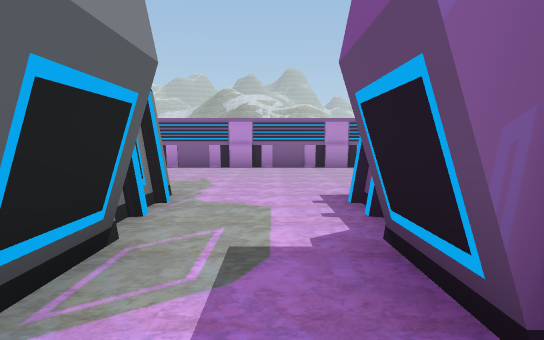
View 1 (above)

24 first-person views from a walk through a scene from a Unity 3-D project. The camera is 1.5 m above the floor, tilts 4° down and sees 70° across. The floor is counted in squares, 2 m on a side. Each view is taken from the middle of a square. On the plan, view 1 faces up. The plan holds only what a view shows up to about 12 squares ahead; the rest is blank. The place goes on beyond the plan. Some animated figures are not drawn. Some surface patterns are stand-ins.

View 2
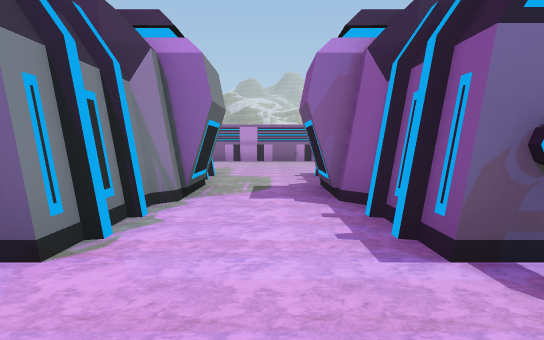

View 3
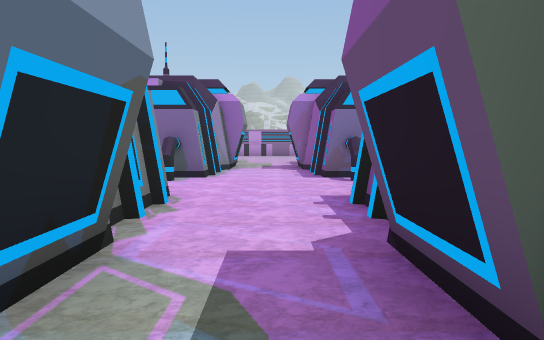

View 4
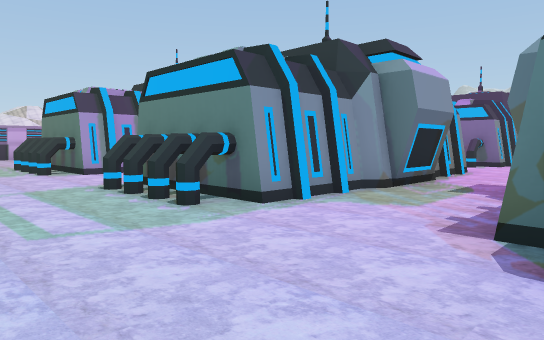

View 5
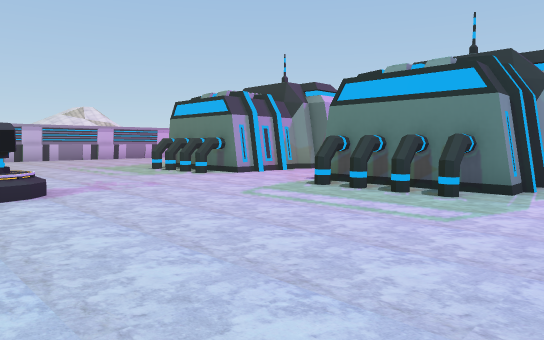

View 6
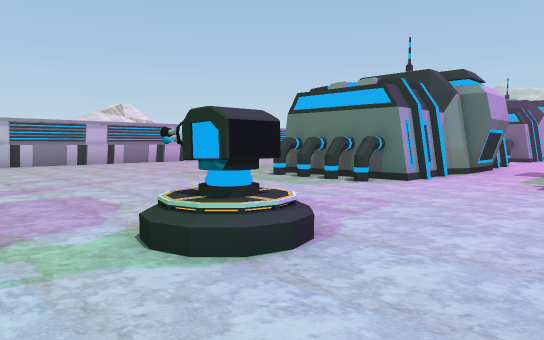

View 7
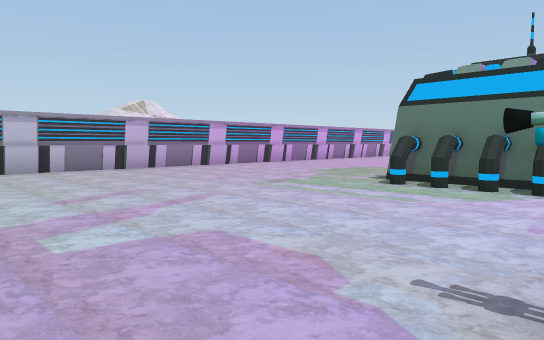

View 8
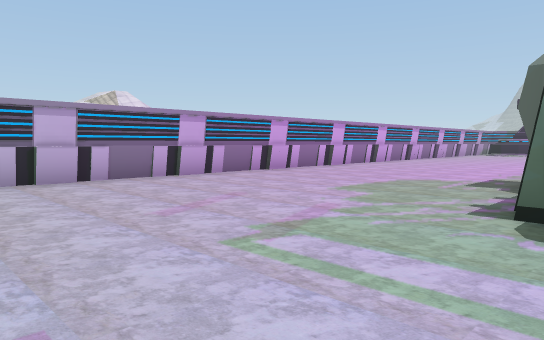

View 9
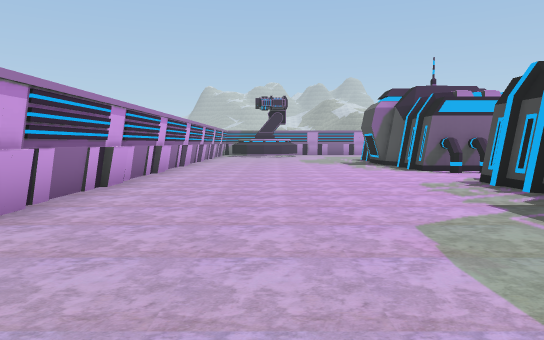

View 10
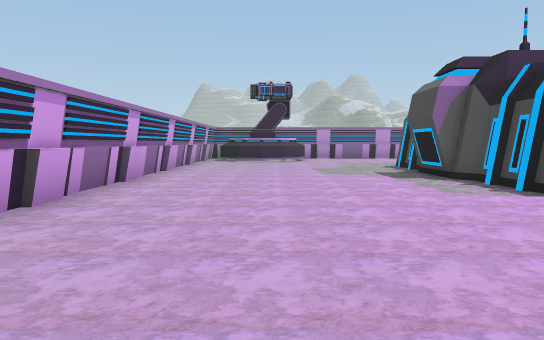

View 11
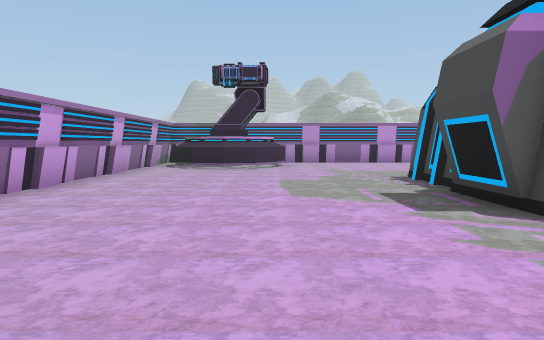

View 12
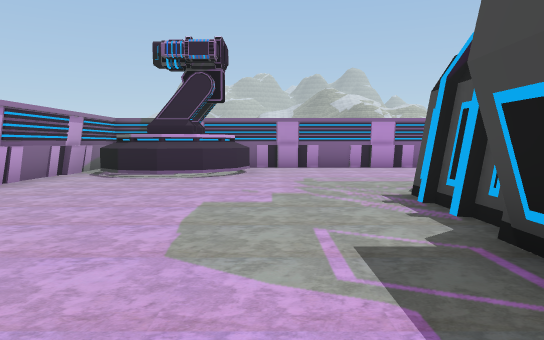

View 13
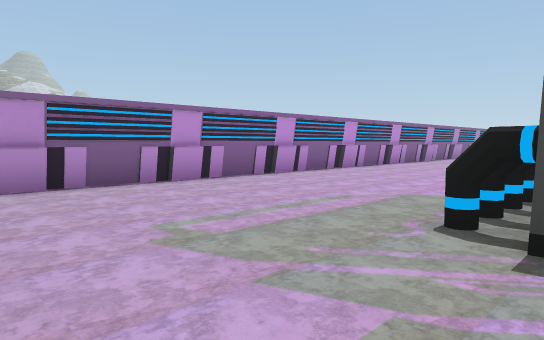

View 14
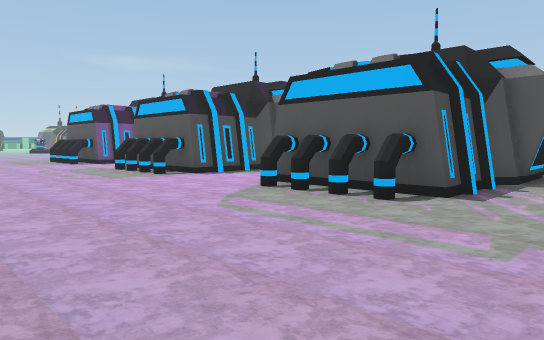

View 15
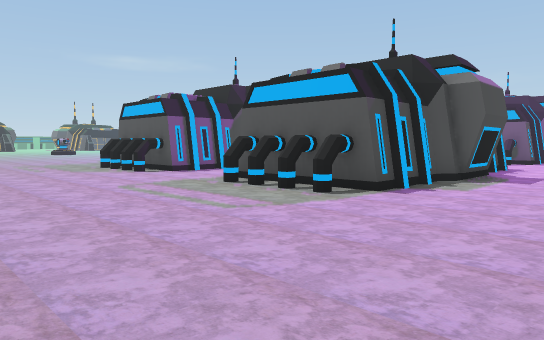

View 16
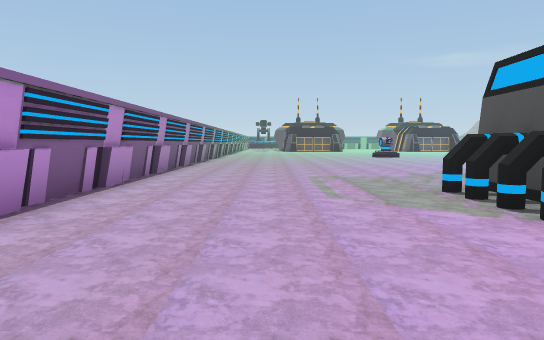

View 17
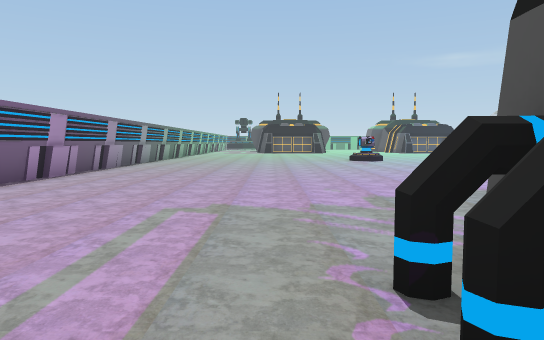

View 18
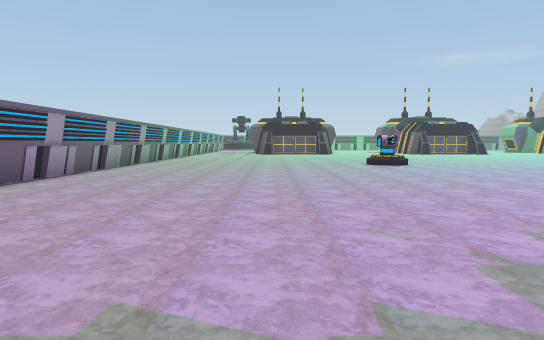

View 19
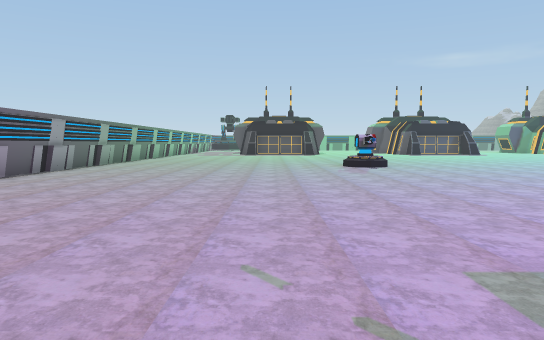

View 20
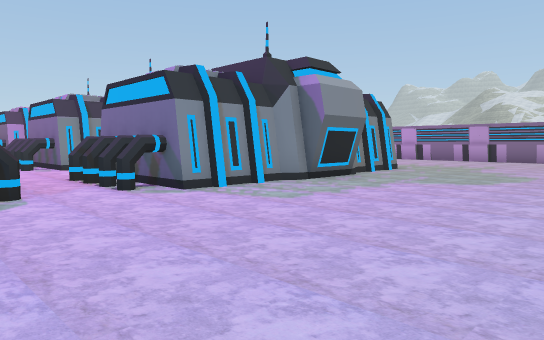

View 21
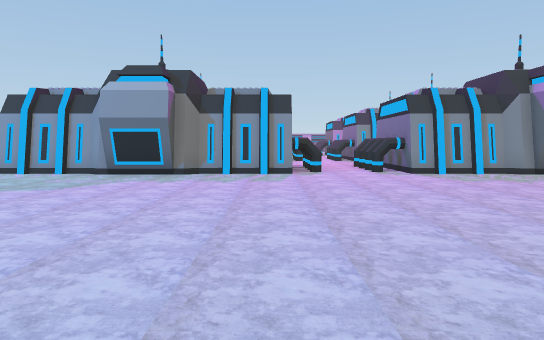

View 22
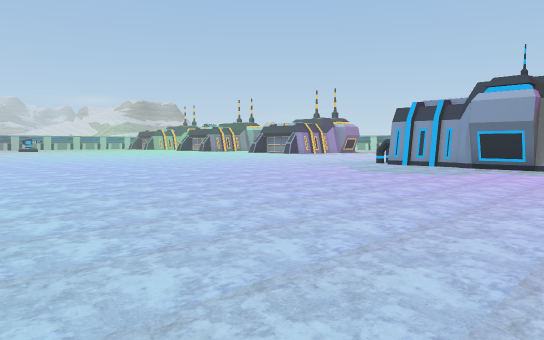

View 23
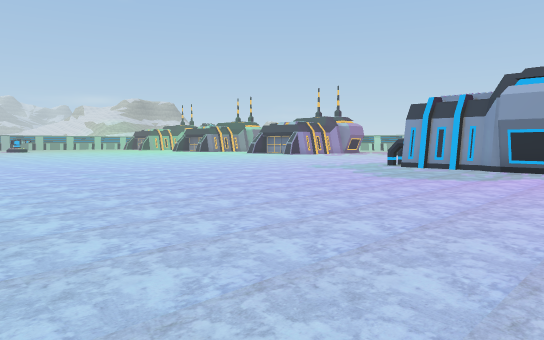

View 24
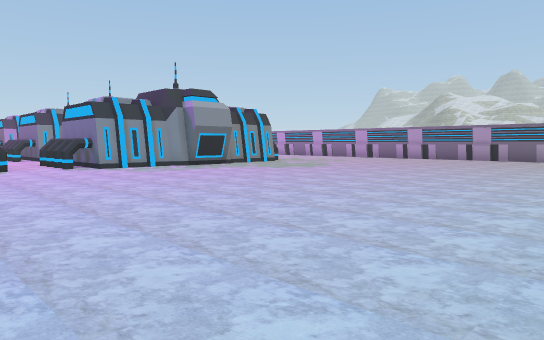

### Floor plan
Key: @ floor where view 1 was taken; # wall or solid block; . floor; ^ raised ledge; T turret.
Columns run from 18 left of view 1 to 18 right of it. Each row starts with its distance up from view 1.
 12 #   #################################
 11 #   ^................................
 10 #^  ^................................
  9 #^^#^................................
  8 #.^..................................
  7 #....................................
  6 #.......###...###...###..............
  5 #......####..####..## #..............
  4 #......#   ..#  #..#  #..............
  3 #......#   ..#  #..#  #.............T
  2 #......#    .#  ##.#  ##.............
  1 #......#    .#  #..#  #..............
  0 #......#    .#  #.@#  #..............
 -1 #......##   .## #..####..............
 -2 #.......##  ..###...###..............
 -3 #........       ...................
 -4 #.......        #...###............
 -5 #......#        #..## #........... .
 -6 #......#  #..   #..#  #............
 -7 #......    ..   #..#  #.............
 -8 #......    #.   ##.#  ##............
 -9 #......#  ##.   ##.#  ##...........
-10 #......#  #..   #..#  #............
-11 #......## #..   #..## #............
-12 #.......###...###...###............
-13 #....................   ...........
-14 #...................     .........
-15 #.................. .     ........
-16 #..................        .......
-17 #..........TT.....          ......
-18    ........... .. .          .....
-19         .. .. .               ...

Where each view was taken, in squares from view 1:
view 1: 0 up, 0 right, facing up
view 2: 4 down, 0 right, facing up
view 3: 10 down, 0 right, facing up
view 4: 15 down, 2 right, facing up-left
view 5: 18 down, 0 right, facing up-left
view 6: 19 down, 4 left, facing up-left
view 7: 19 down, 7 left, facing up-left
view 8: 16 down, 10 left, facing up-left
view 9: 12 down, 15 left, facing up
view 10: 7 down, 15 left, facing up
view 11: 3 down, 14 left, facing up
view 12: 0 up, 13 left, facing up
view 13: 5 up, 14 left, facing up-right
view 14: 11 up, 13 left, facing down-right
view 15: 11 up, 8 left, facing down-right
view 16: 9 up, 2 left, facing right
view 17: 7 up, 2 right, facing right
view 18: 7 up, 5 right, facing right
view 19: 6 up, 6 right, facing right
view 20: 5 down, 10 right, facing up-left
view 21: 5 down, 14 right, facing left
view 22: 5 down, 17 right, facing down-left
view 23: 6 down, 16 right, facing down-left
view 24: 6 down, 16 right, facing up-left
